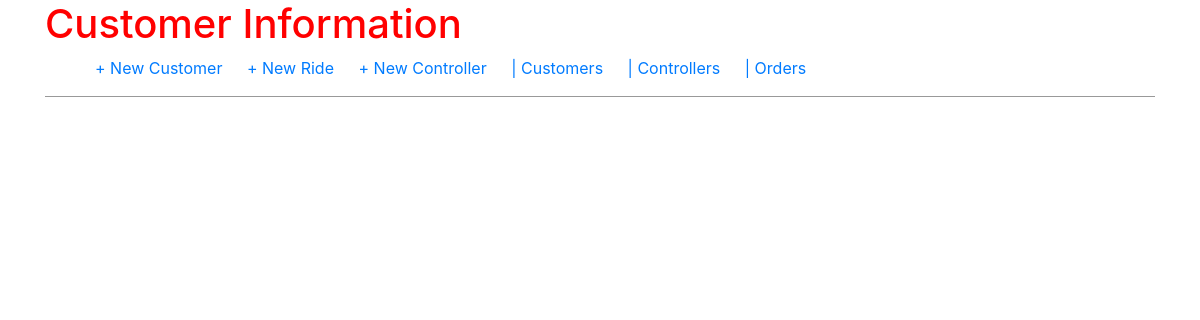
The page /controller/ on the database as committed earlier.
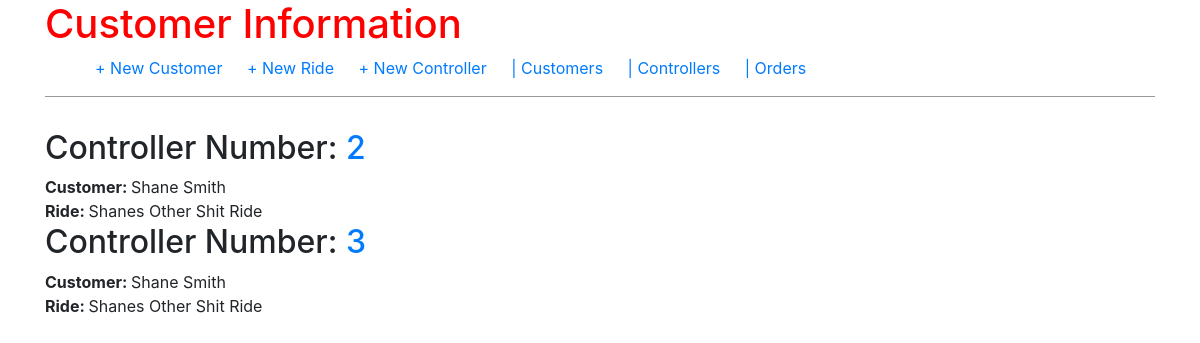
The same page on the database as committed later.
### orders/models.py (models this page shows, shortened)
class Controller(models.Model):
    controller_number = models.IntegerField(unique=True)
    order = models.ForeignKey(Order, on_delete=models.CASCADE, related_name='controller')
    T8000 = models.IntegerField(null=True, blank=True)
    T4000 = models.IntegerField(null=True, blank=True)
    T1000 = models.IntegerField(null=True, blank=True)
    T1000s = models.IntegerField(null=True,blank=True)
    F16V3 = models.IntegerField(null=True, blank=True)
    F4V3 = models.IntegerField(null=True, blank=True)
    F2_Raspberry_Pi = models.IntegerField(null=True, blank=True)
    Raspberry_Pi = models.IntegerField(null=True, blank=True)
    Two_Forty_24_Volt = models.IntegerField(null=True, blank=True)
    Three_Twenty_24_Volt = models.IntegerField(null=True, blank=True)
    TP_Link = models.IntegerField(null=True, blank=True)
    Buck_Converter_24v_to_5v = models.IntegerField(null=True, blank=True)
    Buck_Converter_24v_to_12v = models.IntegerField(null=True, blank=True)
    controller_pictures = models.FileField(upload_to='controller_uploads/%Y/%m/%d', null=True)

class Order(models.Model):
    order_number = models.AutoField(primary_key=True)
    customer_number = models.ForeignKey(Customer, on_delete=models.CASCADE, related_name='orders')
    date_created = models.DateField(auto_now_add=True)
    last_updated = models.DateField(auto_now=True)
    description = models.CharField(max_length=200, null=True, blank=True)
    ride = models.ForeignKey(Ride, on_delete=models.CASCADE, related_name='orders', null=True)

class Customer(models.Model):
    customer_name = models.CharField(max_length=100)
    customer_phone_number = models.CharField(max_length=10)
    customer_email = models.EmailField()
    customer_business_name = models.CharField(max_length=200)
    def __str__(self):
        return self.customer_name

class Ride(models.Model):
    ride_name = models.CharField(max_length=100)
    def __str__(self):
        return self.ride_name

### orders/views.py (the view)
# urls.py: path('controller/', views.ControllerListView.as_view(), name='controller_list')
class ControllerListView(ListView):
    model = Controller
    template_name = 'controller_list.html'

### templates/controller_list.html
{% extends 'base.html' %}
{% block content %}
{% for controller in object_list %}
<h2>Controller Number: <a href="{% url 'controller_detail' controller.pk %}">{{ controller.controller_number }}</a></h2>
    <strong>Customer: </strong>{{ controller.order.customer_number }} <br>
    <strong>Ride: </strong>{{ controller.order.ride }}
{% endfor %}
{% endblock content %}

Rows that differ between the two databases and show on the page:
added Controller: controller_number "2", order.customer_number "Shane Smith", order.ride "Shanes Other Shit Ride"
added Controller: controller_number "3", order.customer_number "Shane Smith", order.ride "Shanes Other Shit Ride"
